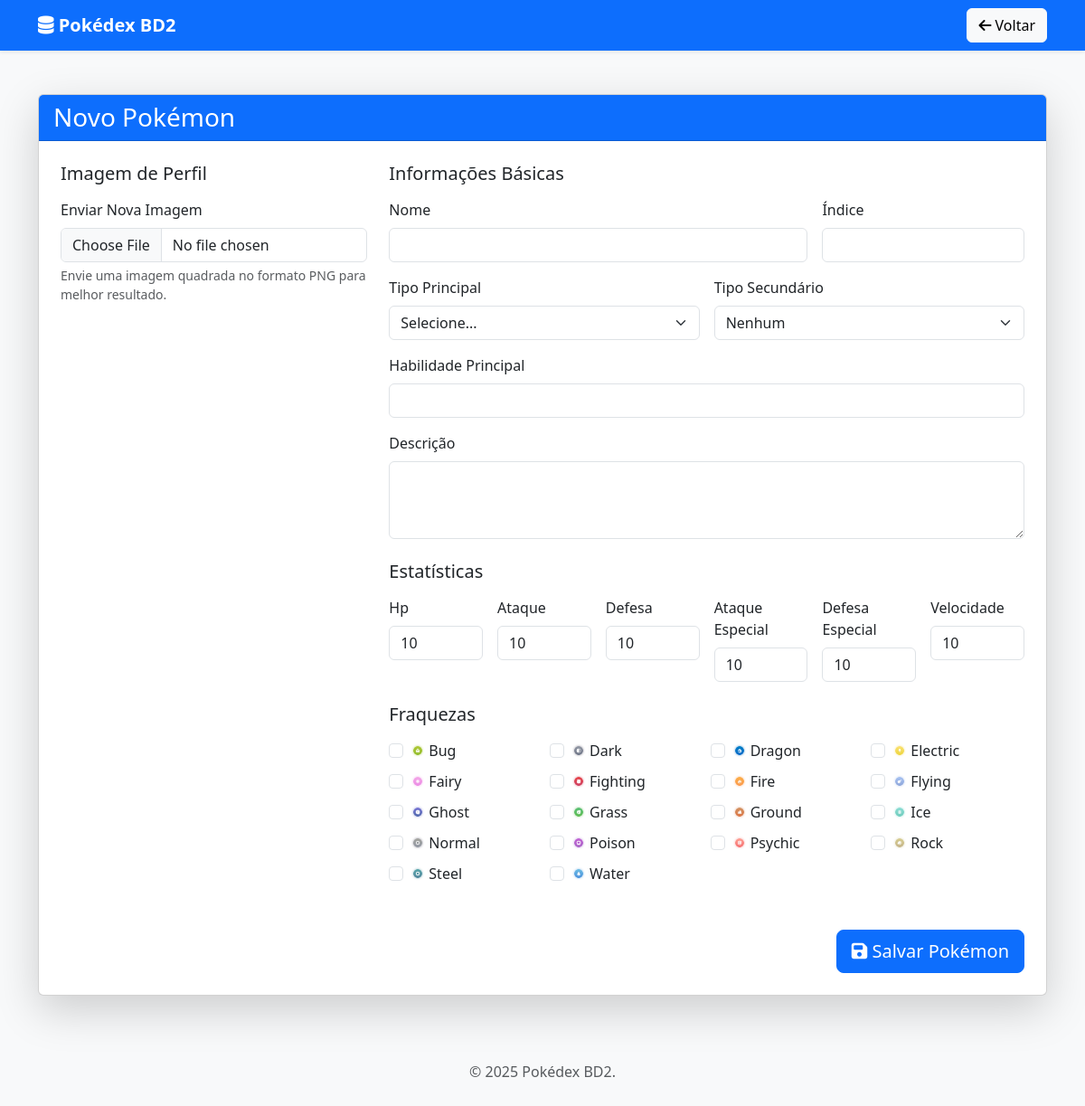
/form_pokemon.php, run on the app's committed database.
### tables this page shows
CREATE TABLE
    IF NOT EXISTS tipos (
        id INT AUTO_INCREMENT PRIMARY KEY,
        nome VARCHAR(50) NOT NULL,
        icone VARCHAR(255)
    ) DEFAULT CHARSET = utf8mb4;

### src/form_pokemon.php (the view, shortened to what this page needs)
<?php
include 'conexao.php';
$pokemon = [
    'id' => '', 'nome' => '', 'pokedex_index' => '', 'descricao' => '', 'tipo_principal_id' => '',
    'tipo_secundario_id' => '', 'habilidade' => '', 'imagem_padrao' => '',
    'hp' => 10, 'ataque' => 10, 'defesa' => 10, 'ataque_especial' => 10, 'defesa_especial' => 10,
    'velocidade' => 10
];
$fraquezas_pokemon = [];
$titulo_pagina = "Novo Pokémon";
$tipos = [];
$result_tipos = $conn->query("SELECT id, nome, icone FROM tipos ORDER BY nome");
while ($row = $result_tipos->fetch_assoc()) {
    $tipos[] = $row;
}
?>
<!DOCTYPE html>
<html lang="pt-br">
<head>
    <link href="https://cdn.jsdelivr.net/npm/bootstrap@5.3.3/dist/css/bootstrap.min.css" rel="stylesheet">
    <link rel="stylesheet" href="https://cdnjs.cloudflare.com/ajax/libs/font-awesome/6.2.0/css/all.min.css">
</head>
<body class="bg-light">
    <nav class="navbar navbar-expand-lg navbar-dark bg-primary shadow-sm">
        <div class="container">
            <a class="navbar-brand fw-bold" href="index.php">
                <i class="fas fa-database"></i> Pokédex BD2
            </a>
            <a href="index.php" class="btn btn-light">
                <i class="fas fa-arrow-left"></i> Voltar
            </a>
        </div>
    </nav>
    <main class="container mt-5">
        <div class="card shadow-lg">
            <div class="card-header bg-primary text-white">
                <h1 class="h3 mb-0"><?= $titulo_pagina ?></h1>
            </div>
            <div class="card-body p-4">
                <form action="salvar_pokemon.php" method="POST" enctype="multipart/form-data">
                    <div class="row g-4">
                        <div class="col-md-4">
                            <h5 class="mb-3">Imagem de Perfil</h5>
                            <div class="mb-3">
                                <label for="imagem_padrao" class="form-label">Enviar Nova Imagem</label>
                                <input class="form-control" type="file" name="imagem_padrao" id="imagem_padrao">
                                <div class="form-text">Envie uma imagem quadrada no formato PNG para melhor resultado.</div>
                            </div>
                        </div>
                        <div class="col-md-8">
                            <h5 class="mb-3">Informações Básicas</h5>
                            <div class="row g-3 mb-4">
                                <div class="col-md-8">
                                    <label for="nome" class="form-label">Nome</label>
                                    <input type="text" class="form-control" name="nome" id="nome" value="<?= htmlspecialchars($pokemon['nome'], ENT_QUOTES, 'UTF-8') ?>" required>
                                </div>
                                <div class="col-md-4">
                                    <label for="pokedex_index" class="form-label">Índice</label>
                                    <input type="number" class="form-control" name="pokedex_index" id="pokedex_index" value="<?= htmlspecialchars($pokemon['pokedex_index'], ENT_QUOTES, 'UTF-8') ?>" required>
                                </div>
                                <div class="col-md-6">
                                    <label for="tipo_principal_id" class="form-label">Tipo Principal</label>
                                    <select class="form-select" name="tipo_principal_id" id="tipo_principal_id" required>
                                        <option value="">Selecione...</option>
                                    </select>
                                </div>
                                <div class="col-md-6">
                                    <label for="tipo_secundario_id" class="form-label">Tipo Secundário</label>
                                    <select class="form-select" name="tipo_secundario_id" id="tipo_secundario_id">
                                        <option value="">Nenhum</option>
                                    </select>
                                </div>
                                <div class="col-12">
                                    <label for="habilidade" class="form-label">Habilidade Principal</label>
                                    <input type="text" class="form-control" name="habilidade" id="habilidade" value="<?= htmlspecialchars($pokemon['habilidade'], ENT_QUOTES, 'UTF-8') ?>">
                                </div>
                                <div class="col-12">
                                    <label for="descricao" class="form-label">Descrição</label>
                                    <textarea class="form-control" name="descricao" id="descricao" rows="3"><?= htmlspecialchars($pokemon['descricao'], ENT_QUOTES, 'UTF-8') ?></textarea>
                                </div>
                            </div>
                            <h5 class="mb-3">Estatísticas</h5>
                            <div class="row g-3 mb-4">
                                <?php
                                $stats = ['hp', 'ataque', 'defesa', 'ataque_especial', 'defesa_especial', 'velocidade'];
                                foreach ($stats as $stat):
                                ?>
                                <div class="col-md-2 col-4">
                                    <label for="<?= $stat ?>" class="form-label text-capitalize"><?= str_replace('_', ' ', $stat) ?></label>
                                    <input type="number" class="form-control" name="<?= $stat ?>" id="<?= $stat ?>" value="<?= $pokemon[$stat] ?>">
                                </div>
                                <?php endforeach; ?>
                            </div>
                            <h5 class="mb-3">Fraquezas</h5>
                            <div class="row g-2 mb-4">
                                <?php foreach ($tipos as $tipo): ?>
                                <div class="col-md-3 col-4">
                                    <div class="form-check">
                                        <input class="form-check-input" type="checkbox" name="fraquezas[]" value="<?= $tipo['id'] ?>" id="fraqueza_<?= $tipo['id'] ?>"
                                            <?= (in_array($tipo['id'], $fraquezas_pokemon)) ? 'checked' : '' ?>>
                                        <label class="form-check-label d-flex align-items-center" for="fraqueza_<?= $tipo['id'] ?>">
                                            <img src="<?= htmlspecialchars($tipo['icone'], ENT_QUOTES, 'UTF-8') ?>" alt="<?= htmlspecialchars($tipo['nome'], ENT_QUOTES, 'UTF-8') ?>" style="width: 16px; height: 16px;" class="me-1">
                                            <?= htmlspecialchars($tipo['nome'], ENT_QUOTES, 'UTF-8') ?>
                                        </label>
                                    </div>
                                </div>
                                <?php endforeach; ?>
                            </div>
                        </div>
                    </div>
                    <div class="d-flex justify-content-end mt-4">
                        <button type="submit" class="btn btn-primary btn-lg">
                            <i class="fas fa-save"></i> Salvar Pokémon
                        </button>
                    </div>
                </form>
            </div>
        </div>
    </main>
    <footer class="text-center text-muted py-4 mt-5">
        <p>&copy; <?= date('Y') ?> Pokédex BD2.</p>
    </footer>
</body>
</html>

### data on the page
tipos: hp "10", ataque "10", defesa "10", ataque_especial "10", defesa_especial "10", velocidade "10", icone+nome (picture), nome "Grass"
tipos: icone (picture), nome "Bug"
tipos: icone+nome (picture), nome "Dark"
tipos: icone+nome (picture), nome "Dragon"
tipos: icone+nome (picture), nome "Electric"
tipos: icone+nome (picture), nome "Fairy"
tipos: icone+nome (picture), nome "Fighting"
tipos: icone+nome (picture), nome "Fire"
tipos: icone+nome (picture), nome "Flying"
tipos: icone+nome (picture), nome "Ghost"
tipos: icone+nome (picture), nome "Ground"
tipos: icone (picture), nome "Ice"
tipos: icone+nome (picture), nome "Normal"
tipos: icone+nome (picture), nome "Poison"
tipos: icone+nome (picture), nome "Psychic"
tipos: icone+nome (picture), nome "Rock"
tipos: icone+nome (picture), nome "Steel"
tipos: icone+nome (picture), nome "Water"

### other printed values
$titulo_pagina "Novo Pokémon"
str_replace('_', ' ', $stat) "Hp"
str_replace('_', ' ', $stat) "Ataque"
str_replace('_', ' ', $stat) "Defesa"
str_replace('_', ' ', $stat) "Ataque Especial"
str_replace('_', ' ', $stat) "Defesa Especial"
str_replace('_', ' ', $stat) "Velocidade"
